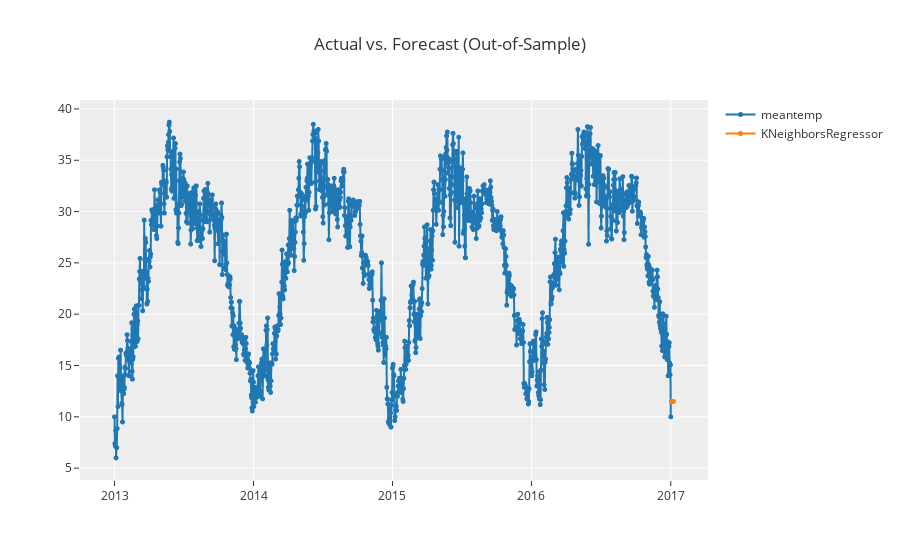

Notebook source saved alongside this figure:
### Code cell
plot_model(final_model, plot='forecast')
plot_model(final_model, plot='diagnostics')

### Figure 1 — Plotly figure (JSON) as saved in the notebook; plotly's stock layout.template omitted (floating-point values rounded to 4 significant figures; data arrays with more than 128 entries replaced by an {"elided": "..."} marker saying what was removed)
{"data": [{"line": {"color": "rgb(31, 119, 180)", "width": 2}, "marker": {"color": "rgb(31, 119, 180)", "size": 5}, "mode": "lines+markers", "name": "meantemp", "type": "scattergl", "x": {"elided": "1469 str values"}, "xaxis": "x", "y": {"elided": "1469 float values"}, "yaxis": "y"}, {"line": {"color": "rgb(255, 127, 14)", "width": 2}, "marker": {"color": "rgb(255, 127, 14)", "size": 5}, "mode": "lines+markers", "name": "KNeighborsRegressor", "type": "scattergl", "x": {"elided": "1469 str values"}, "xaxis": "x", "y": {"elided": "1469 float values"}, "yaxis": "y"}], "layout": {"showlegend": true, "title": {"text": "Actual vs. Forecast (Out-of-Sample)"}, "xaxis": {"anchor": "y", "domain": [0, 1]}, "yaxis": {"anchor": "x", "domain": [0, 1]}}}
